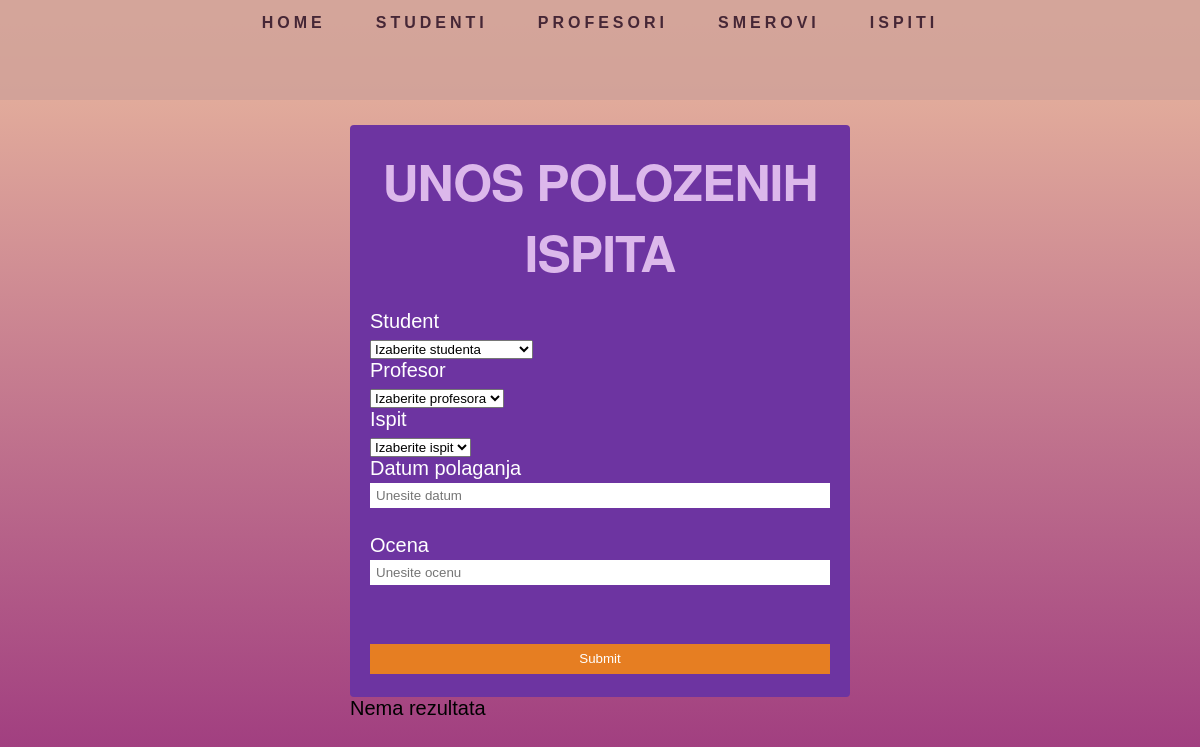
Page /polozeni_ispiti.php on the earlier database version.
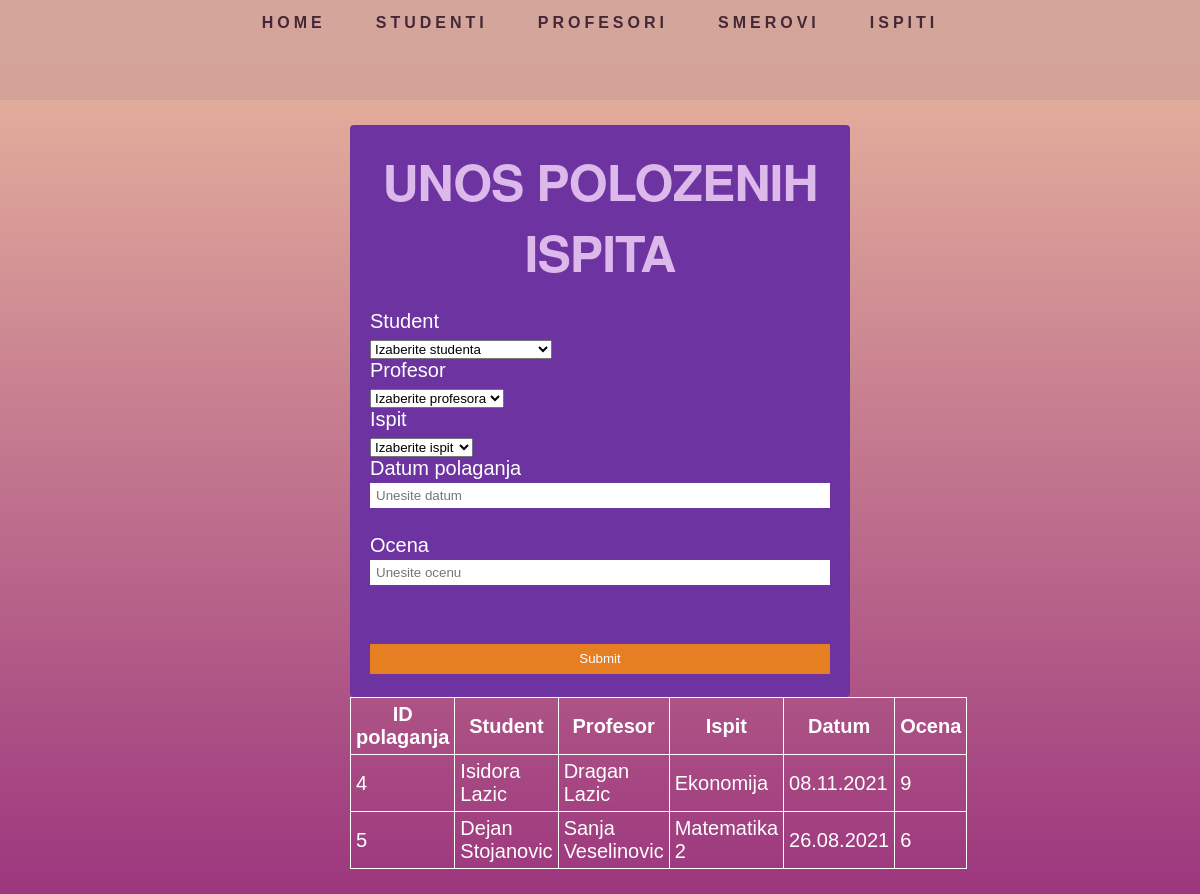
Same page on the later database version.
### tables this page shows
CREATE TABLE `polozeni_ispiti` (
  `id` int(11) NOT NULL,
  `student_id` int(11) NOT NULL,
  `ispit_id` int(11) NOT NULL,
  `profesor_id` int(11) NOT NULL,
  `datum` varchar(120) NOT NULL,
  `ocena` int(11) NOT NULL
);

CREATE TABLE `ispiti` (
  `id` int(11) NOT NULL,
  `naziv` varchar(200) NOT NULL
);

### polozeni_ispiti.php (the view, shortened to what this page needs)
<?php
    require 'dbconfig/config.php';
?>
<!DOCTYPE html>
<html lang="en">
    <head>
        <link rel="stylesheet" type="text/css" href="css/style.css">
        <link rel="stylesheet" type="text/css" href="css/style2.css">
        <link rel="stylesheet" href="//code.jquery.com/ui/1.12.1/themes/base/jquery-ui.css">
    </head>
    <div class="navbar">
  <a href="index.php">Home</a>
  <a href="studenti-ajax.php">Studenti</a>
  <a href="profesori.php">Profesori</a>
  <a href="smerovi.php">Smerovi</a>
  <a href="ispiti.php">Ispiti</a>
</div>
    <body>
        <div class="main-div">
            <form action="polozeni_ispiti.php" method="POST" name="polozeni-form">
            <h1>UNOS POLOZENIH ISPITA</h1>
    <br>
              <label for="student">Student</label>
              <select name="stud_id">
              <option disabled selected>Izaberite studenta</option>
            </select>
              <label for="profesor">Profesor</label>
                <select name="prof_id">
                    <option disabled selected>Izaberite profesora</option>
                </select>
            <label for="ispit">Ispit</label>
                <select name="ispit_id">
                    <option disabled selected>Izaberite ispit</option>
                </select>
        <label for="datum">Datum polaganja</label>
        <input type="text" name="datum" id="datepicker" placeholder="Unesite datum">
        <br>
        <label for="ocena">Ocena</label>
        <input type="number" name="ocena" id="ocena" placeholder="Unesite ocenu" >
        <br><br>
        <button type="submit" class="btn-submit" name="submit">Submit</button>
    </form>
        <?php
            $sql = "SELECT Polozeni_ispiti.id, CONCAT(Studenti.ime,' ',Studenti.prezime) AS 'student', CONCAT(Profesori.ime,' ',Profesori.prezime) AS 'profesor',Ispiti.naziv AS 'ispit', datum, ocena FROM Polozeni_ispiti
            JOIN Studenti ON Polozeni_ispiti.student_id=Studenti.id JOIN Profesori ON Polozeni_ispiti.profesor_id=Profesori.id
            JOIN Ispiti ON Polozeni_ispiti.ispit_id=Ispiti.id";
            $result = $conn->query($sql);
            if ($result->num_rows > 0) {
                echo "<table>";
                echo "<th>ID polaganja</>";
                echo "<th>Student</th>";
                echo "<th>Profesor</th>";
                echo "<th>Ispit</th>";
                echo "<th>Datum</th>";
                echo "<th>Ocena</th>";
                 while($row = $result->fetch_assoc()) {
                    echo "<tr>";
                    echo "<td>" . $row["id"] . "</td>";
                    echo "<td>" . $row["student"] . "</td>";
                    echo "<td>" . $row["profesor"] . "</td>";
                    echo "<td>" . $row["ispit"] . "</td>";
                    echo "<td>" . $row["datum"] . "</td>";
                    echo "<td>" . $row["ocena"] . "</td>";
                    echo "</tr>";
                }
                echo "</table>";
            } else {
                echo "Nema rezultata";
            }
    ?>
        </div>
    </body>
</html>

### css/style.css (style rules this page uses)
* { font-family: Verdana, Geneva, Tahoma, sans-serif; }
body { min-width: 800px; background: url("../img/bg3.jpg"); background-size: 100% 100%; background-repeat: no-repeat; background-attachment: fixed; }
.navbar { position: sticky; top: 0; display:flex; overflow:hidden; justify-content: center; height: 100px; }
.navbar a { float: left; font-size: 16px; color: rgb(29, 3, 28); text-align: center; padding: 14px 25px; text-decoration: none; text-transform: uppercase; letter-spacing: 4px; transition: all 0.5s ease; }
h1 { color: rgb(220, 184, 235); font-family: 'Helvetica Neue', sans-serif; font-size: 50px; font-weight: bolder; letter-spacing: -1px; text-align: center; padding: 0; margin: 0; }
.navbar { background-color: rgb(207, 161, 153); opacity: 0.8; font-weight: bold; }

### css/style2.css (style rules this page uses)
* { margin: 0; padding: 0; }
body { font-family:-apple-system, BlinkMacSystemFont, 'Segoe UI', Roboto, Oxygen, Ubuntu, Cantarell, 'Open Sans', 'Helvetica Neue', sans-serif; font-size: 20px; background-color: #b66cd3; background-image: linear-gradient(#ebbb9f,#9c367e); }
.main-div { width: 500px; margin: 25px auto; }
form { padding: 20px; background: #6d34a1; color: #fff; -moz-border-radius: 6px; -webkit-border-radius: 4px; border-radius: 4px; width: fit-content; }
form label, form input, form button { border: 0; margin-bottom: 3px; display: block; width: 100%; }
form input { height: 25px; line-height: 25px; background: #fff; color: #000; padding: 0 6px; -moz-box-sizing: border-box; -webkit-box-sizing: border-box; box-sizing: border-box; }
form button { height: 30px; line-height: 30px; background: #e67e22; color: #fff; margin-top: 10px; cursor: pointer; }

### polozeni_ispiti.php (style rules this page uses)
table,th,td { color: #fff; border : 1px solid white; border-collapse: collapse; }
th,td { padding: 5px; }

Differences in the rows shown:
added polozeni_ispiti: id "4", student "Isidora Lazic", profesor "Dragan Lazic", ispit.naziv "Ekonomija", datum "08.11.2021", ocena "9"
added polozeni_ispiti: id "5", student "Dejan Stojanovic", profesor "Sanja Veselinovic", ispit.naziv "Matematika 2", datum "26.08.2021", ocena "6"
Other differences:
text no longer shown: "Nema rezultata"
text now shown: "ID polaganja Student Profesor Ispit Datum Ocena"
